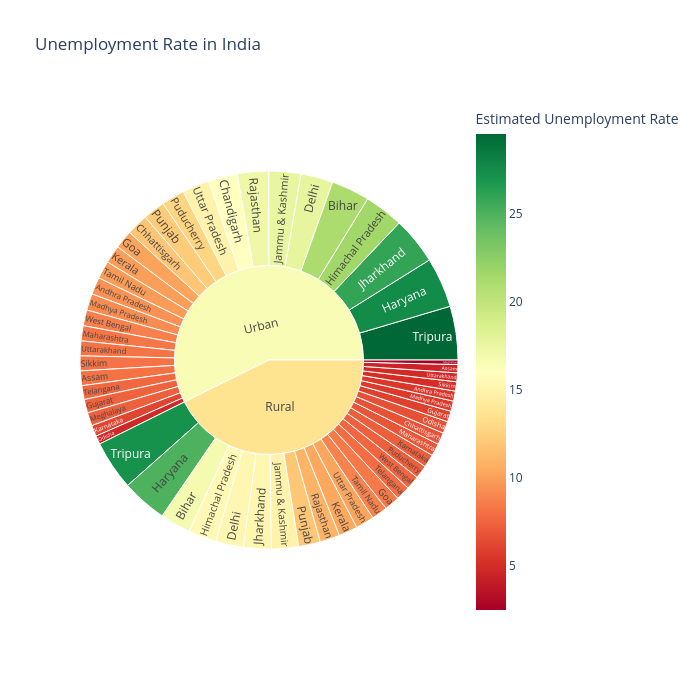

Source (notebook cell):
### Code cell
figure = px.sunburst(
    unemploment,
    path=["Region", "States"],
    values="Estimated Unemployment Rate",
    width=700,
    height=700,
    color="Estimated Unemployment Rate",
    color_continuous_scale="RdYlGn",
    title="Unemployment Rate in India"
)

figure.show()

### Figure 1 — Plotly figure (JSON) as saved in the notebook; plotly's stock layout.template omitted (floating-point values rounded to 4 significant figures)
{"data": [{"branchvalues": "total", "customdata": [[5.526], [4.491], [16.77], [6.629], [15.26], [8.39], [5.917], [25.01], [15.5], [14.95], [15.22], [7.224], [10.34], [5.654], [6.81], [2.475], [6.613], [7.263], [11.92], [10.93], [5.08], [8.776], [7.864], [27.17], [10.21], [4.882], [7.572], [9.428], [8.089], [21.07], [15.99], [11.85], [17.73], [10.16], [7.411], [27.55], [21.58], [17.55], [25.95], [6.128], [9.906], [9.159], [8.305], [7.302], [4.703], [12.75], [12.14], [17.19], [8.153], [9.793], [7.612], [29.53], [14.89], [8.162], [8.677], [13.57], [16.54]], "domain": {"x": [0, 1], "y": [0, 1]}, "hovertemplate": "labels=%{label}<br>Estimated Unemployment Rate_sum=%{value}<br>parent=%{parent}<br>id=%{id}<br>Estimated Unemployment Rate=%{color}<extra></extra>", "ids": ["Rural/Andhra Pradesh", "Rural/Assam", "Rural/Bihar", "Rural/Chhattisgarh", "Rural/Delhi", "Rural/Goa", "Rural/Gujarat", "Rural/Haryana", "Rural/Himachal Pradesh", "Rural/Jammu & Kashmir", "Rural/Jharkhand", "Rural/Karnataka", "Rural/Kerala", "Rural/Madhya Pradesh", "Rural/Maharashtra", "Rural/Meghalaya", "Rural/Odisha", "Rural/Puducherry", "Rural/Punjab", "Rural/Rajasthan", "Rural/Sikkim", "Rural/Tamil Nadu", "Rural/Telangana", "Rural/Tripura", "Rural/Uttar Pradesh", "Rural/Uttarakhand", "Rural/West Bengal", "Urban/Andhra Pradesh", "Urban/Assam", "Urban/Bihar", "Urban/Chandigarh", "Urban/Chhattisgarh", "Urban/Delhi", "Urban/Goa", "Urban/Gujarat", "Urban/Haryana", "Urban/Himachal Pradesh", "Urban/Jammu & Kashmir", "Urban/Jharkhand", "Urban/Karnataka", "Urban/Kerala", "Urban/Madhya Pradesh", "Urban/Maharashtra", "Urban/Meghalaya", "Urban/Odisha", "Urban/Puducherry", "Urban/Punjab", "Urban/Rajasthan", "Urban/Sikkim", "Urban/Tamil Nadu", "Urban/Telangana", "Urban/Tripura", "Urban/Uttar Pradesh", "Urban/Uttarakhand", "Urban/West Bengal", "Rural", "Urban"], "labels": ["Andhra Pradesh", "Assam", "Bihar", "Chhattisgarh", "Delhi", "Goa", "Gujarat", "Haryana", "Himachal Pradesh", "Jammu & Kashmir", "Jharkhand", "Karnataka", "Kerala", "Madhya Pradesh", "Maharashtra", "Meghalaya", "Odisha", "Puducherry", "Punjab", "Rajasthan", "Sikkim", "Tamil Nadu", "Telangana", "Tripura", "Uttar Pradesh", "Uttarakhand", "West Bengal", "Andhra Pradesh", "Assam", "Bihar", "Chandigarh", "Chhattisgarh", "Delhi", "Goa", "Gujarat", "Haryana", "Himachal Pradesh", "Jammu & Kashmir", "Jharkhand", "Karnataka", "Kerala", "Madhya Pradesh", "Maharashtra", "Meghalaya", "Odisha", "Puducherry", "Punjab", "Rajasthan", "Sikkim", "Tamil Nadu", "Telangana", "Tripura", "Uttar Pradesh", "Uttarakhand", "West Bengal", "Rural", "Urban"], "marker": {"coloraxis": "coloraxis", "colors": [5.526, 4.491, 16.77, 6.629, 15.26, 8.39, 5.917, 25.01, 15.5, 14.95, 15.22, 7.224, 10.34, 5.654, 6.81, 2.475, 6.613, 7.263, 11.92, 10.93, 5.08, 8.776, 7.864, 27.17, 10.21, 4.882, 7.572, 9.428, 8.089, 21.07, 15.99, 11.85, 17.73, 10.16, 7.411, 27.55, 21.58, 17.55, 25.95, 6.128, 9.906, 9.159, 8.305, 7.302, 4.703, 12.75, 12.14, 17.19, 8.153, 9.793, 7.612, 29.53, 14.89, 8.162, 8.677, 13.57, 16.54]}, "name": "", "parents": ["Rural", "Rural", "Rural", "Rural", "Rural", "Rural", "Rural", "Rural", "Rural", "Rural", "Rural", "Rural", "Rural", "Rural", "Rural", "Rural", "Rural", "Rural", "Rural", "Rural", "Rural", "Rural", "Rural", "Rural", "Rural", "Rural", "Rural", "Urban", "Urban", "Urban", "Urban", "Urban", "Urban", "Urban", "Urban", "Urban", "Urban", "Urban", "Urban", "Urban", "Urban", "Urban", "Urban", "Urban", "Urban", "Urban", "Urban", "Urban", "Urban", "Urban", "Urban", "Urban", "Urban", "Urban", "Urban", "", ""], "type": "sunburst", "values": [5.526, 4.491, 16.77, 6.629, 15.26, 8.39, 5.917, 25.01, 15.5, 14.95, 15.22, 7.224, 10.34, 5.654, 6.81, 2.475, 6.613, 7.263, 11.92, 10.93, 5.08, 8.776, 7.864, 27.17, 10.21, 4.882, 7.572, 9.428, 8.089, 21.07, 15.99, 11.85, 17.73, 10.16, 7.411, 27.55, 21.58, 17.55, 25.95, 6.128, 9.906, 9.159, 8.305, 7.302, 4.703, 12.75, 12.14, 17.19, 8.153, 9.793, 7.612, 29.53, 14.89, 8.162, 8.677, 274.5, 368.8]}], "layout": {"coloraxis": {"autocolorscale": false, "colorbar": {"title": {"text": "Estimated Unemployment Rate"}}, "colorscale": [[0, "rgb(165,0,38)"], [0.1, "rgb(215,48,39)"], [0.2, "rgb(244,109,67)"], [0.3, "rgb(253,174,97)"], [0.4, "rgb(254,224,139)"], [0.5, "rgb(255,255,191)"], [0.6, "rgb(217,239,139)"], [0.7, "rgb(166,217,106)"], [0.8, "rgb(102,189,99)"], [0.9, "rgb(26,152,80)"], [1, "rgb(0,104,55)"]]}, "height": 700, "legend": {"tracegroupgap": 0}, "title": {"text": "Unemployment Rate in India"}, "width": 700}}
